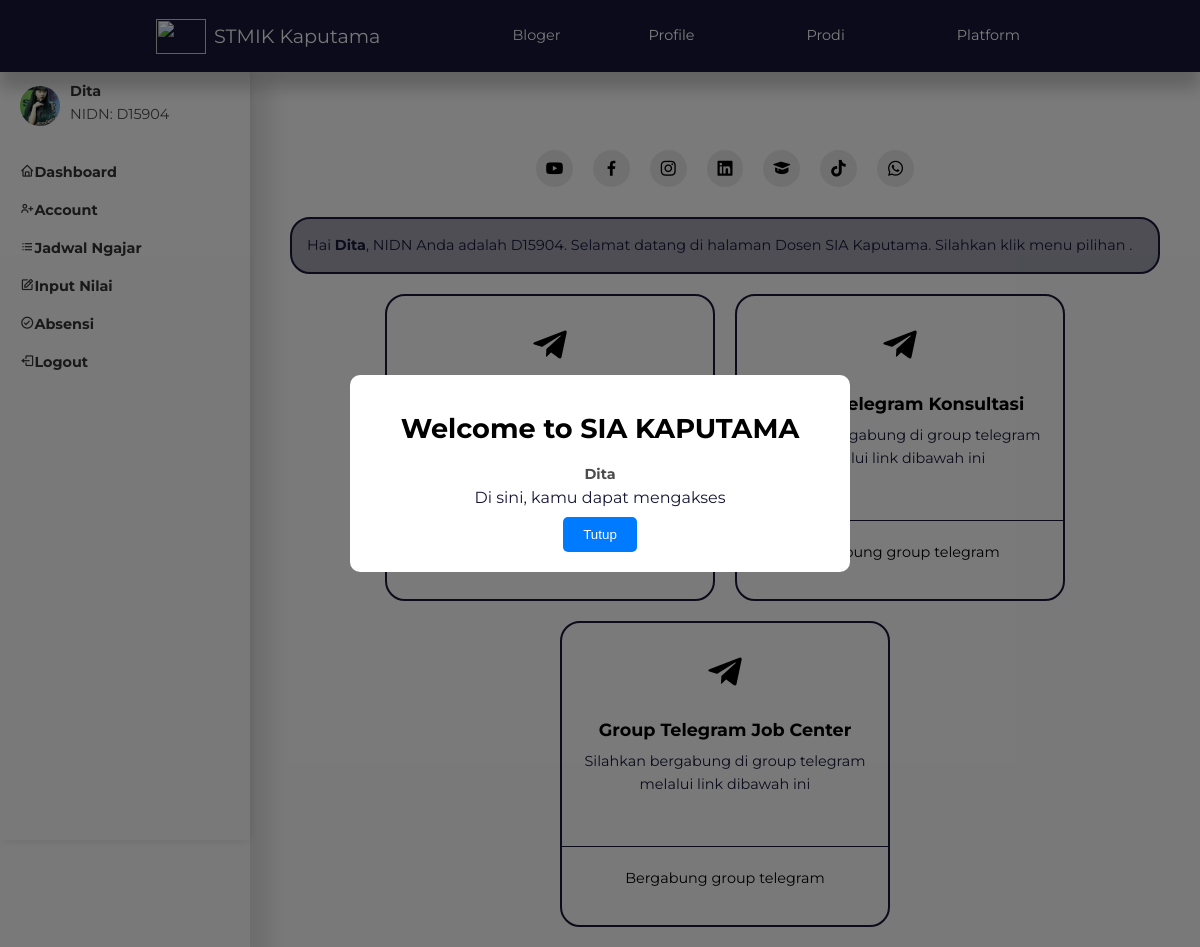
The app's page /dosen.php (signed in) with its own data.
### tables this page shows
CREATE TABLE `dosen` (
  `id` int(11) NOT NULL,
  `username` varchar(255) NOT NULL,
  `password` varchar(255) NOT NULL,
  `full_name` varchar(255) NOT NULL,
  `email` varchar(100) NOT NULL,
  `role` enum('dosen') NOT NULL,
  `nidn` varchar(20) NOT NULL,
  `profile_dosen` varchar(255) DEFAULT NULL,
  `created_at` timestamp NOT NULL DEFAULT current_timestamp(),
  `jenis_kelamin` varchar(10) NOT NULL,
  `nama_ayah` varchar(255) NOT NULL,
  `nama_ibu` varchar(255) NOT NULL,
  `no_telp` varchar(15) NOT NULL,
  `alamat` text NOT NULL,
  `tempat_lahir` varchar(255) NOT NULL,
  `tanggal_lahir` date DEFAULT NULL
);

### partials/sidebar-dosen.php (the view, shortened to what this page needs)
<!DOCTYPE html>
<html lang="id">
<head>
</head>
<body>
  <div class="map-container">
    <aside id="sidebar">
      <div class="profile-section">
        <?php
        if (isset($_SESSION['loggedin']) && $_SESSION['loggedin'] === true) {
          if (isset($_SESSION['username'])) {
            $pdo = new PDO('mysql:host=localhost;dbname=kaputama', 'root', '');
            $stmt = $pdo->prepare('SELECT profile_dosen, username, role, nidn FROM dosen WHERE username = ?');
            $stmt->execute([$_SESSION['username']]);
            $user = $stmt->fetch(PDO::FETCH_ASSOC);
            if ($user) {
              echo '<div class="profile-section">';
              echo '<img src="' . htmlspecialchars($user['profile_dosen']) . '" alt="Foto Profil" class="profile-picture">';
              echo '<div>';
              echo '<span class="username">' . htmlspecialchars($user['username']) . '</span><br>';
              echo '<span class="nidn">NIDN: ' . htmlspecialchars($user['nidn']) . '</span>';
              echo '</div>';
              echo '</div>';
            }
          } else {
            echo 'Error: Tidak ada data yang disimpan di session dengan key "username"';
          }
        }
        ?>
      </div>
      <ul>
        <li><a href="dosen.php"><i class='bx bx-home'></i>Dashboard</a></li>
        <li><a href="account-dosen.php"><i class='bx bx-user-plus'></i>Account</a></li>
        <li><a href="jadwal-dosen.php"><i class='bx bx-list-ul'></i>Jadwal Ngajar</a></li>
        <li><a href="inputnilai.php"><i class='bx bx-edit'></i>Input Nilai</a></li>
        <li><a href="absensi.php"><i class='bx bx-check-circle'></i>Absensi</a></li>
        <li><a href="logoutsia.php"><i class='bx bx-log-out'></i>Logout</a></li>
      </ul>
    </aside>
  </div>
</body>
</html>

### css/style.css (style rules this page uses)
:root { --color-primary:#181738; --color-primary-light: hsla(242, 91%, 69%, 18%); --color-primary-varian: #5854c7; --color-red: #da0f3f; --color-red-light: hsl(346, 87%, 46%, 15%); --color-green: #00c476; --color-green-light: hsl(156, 100%, 38%, 15%); --color-gray-900: #1e1e66; --color-gray-700: #2d2b7c; --color-gray-300: rgba(242, 242, 254, 0.3); --color-gray-200: rgba(0, 0, 0, 0.7); --color-white: #000000; --color-bg: #e3e1e1; --color-gray: #730b0b; --color-gray-100: #ffffff; --color-placeholder: #d2cdcd; --color-signin-signup: #383838; --color-small: #afacac; --color-dashboard: #584d4d; --color-dashboard-a: #7f6f6f; --transition: all 300ms ease; --container-width-lg: 74%; --container-width-md: 88%; --form-width: 40%; --card-border-radius-1: 0.3rem; --card-border-radius-2: 0.5rem; --card-border-radius-3: 0.8rem; --card-border-radius-4: 2rem; --card-border-radius-5: 5rem; }
* { margin: 0; padding: 0; outline: 0; border: 0; appearance: 0; list-style: none; text-decoration: none; box-sizing: border-box; }
a { text-decoration: none; }
body { font-family: 'Montserrat', sans-serif; line-height: 1.6; color: var(--color-gray-200); overflow-x: hidden; background: var(--color-bg); font-size: 0.9rem; }
a { color: var(--color-white); transition: var(--transition); }
img { display: block; width: 100%; object-fit: cover; }

### dosen.php (style rules this page uses)
body { font-family: Arial, sans-serif; margin: 0; padding: 0; background-color: #f4f4f4; display: flex; height: 100vh; }

### partials/sidebar-dosen.php (style rules this page uses)
body { margin: 0; font-family: 'Montserrat', sans-serif; line-height: 1.6; color: var(--color-gray-200); }
.map-container { display: flex; }
aside { margin-top: -20px; width: 250px; background-color: #f4f4f4; padding: 20px; box-shadow: 0 0 10px rgba(0, 0, 0, 0.1); height: 100vh; position: relative; overflow-y: auto; transition: left 0.3s ease; padding-bottom: 60px; }
aside ul { list-style: none; padding: 0; }
aside ul li { margin: 15px 0; }
aside ul li a { text-decoration: none; color: #333; font-weight: bold; }
.profile-picture { width: 40px; height: 40px; border-radius: 50%; margin-right: 10px; margin-top: 5px; }
.profile-section { display: flex; align-items: center; padding: 10px 0; }
.username { font-weight: bold; color: #333; }
@media (min-width: 601px) { aside { left: 0; } }

### records on screen
dosen: profile_dosen (picture), username "Dita", nidn "D15904"

### other values on screen
$_SESSION['username'] "Dita"
$_SESSION['nidn'] "D15904"
